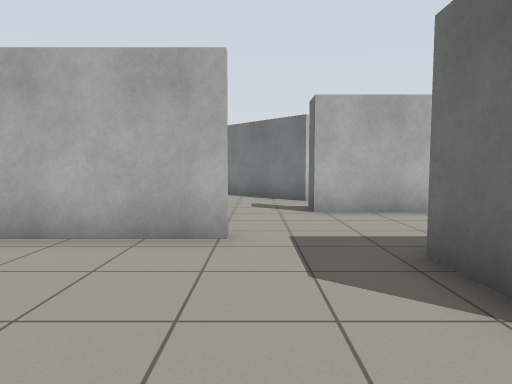
[1] (above)

16 first-person views from a walk through a robot-simulator world made for Gazebo. The camera is 0.94 m above the floor, tilts 4° down and sees 75° across. The floor is counted in squares, 1 m on a side. Each view is taken from the middle of a square. On the plan, view 1 faces up. The plan holds only what a view shows up to about 12 squares ahead; the rest is blank.

[2]
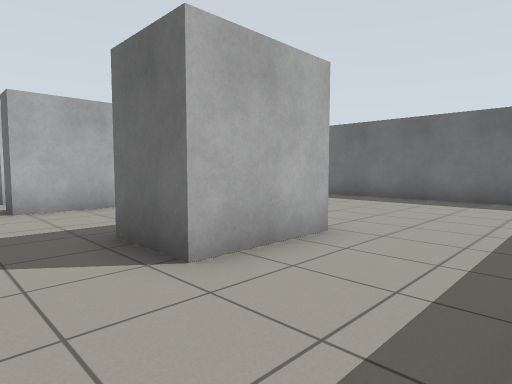

[3]
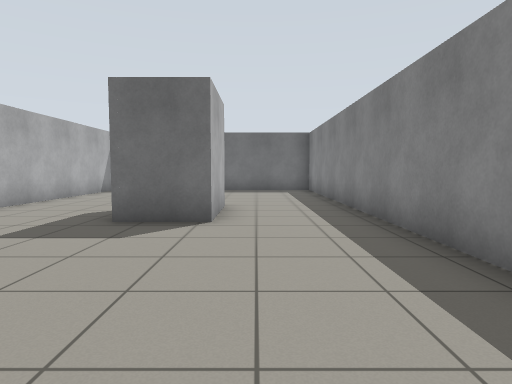

[4]
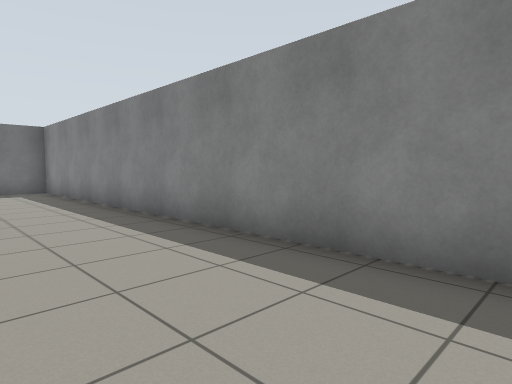

[5]
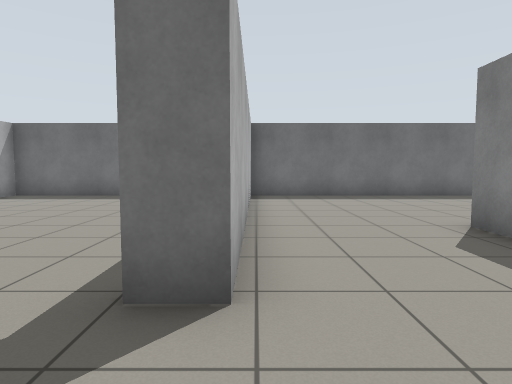

[6]
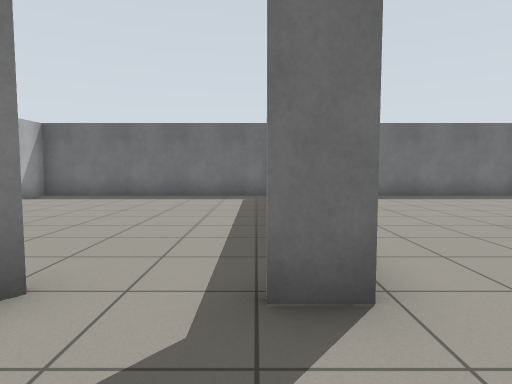

[7]
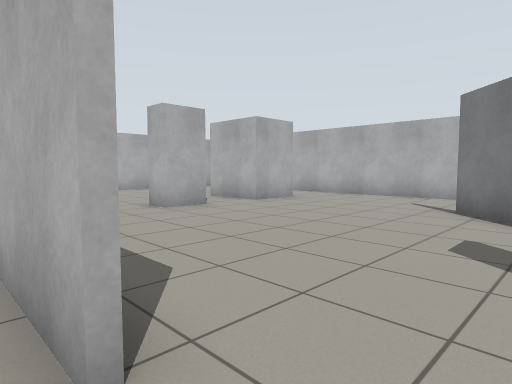

[8]
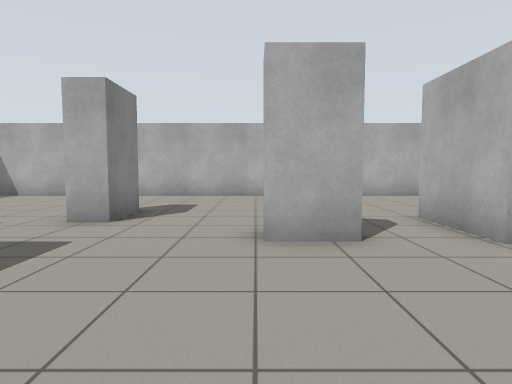

[9]
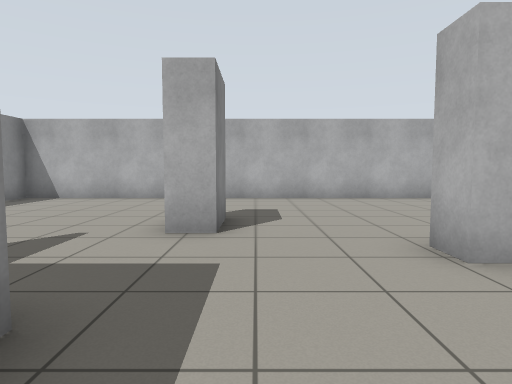

[10]
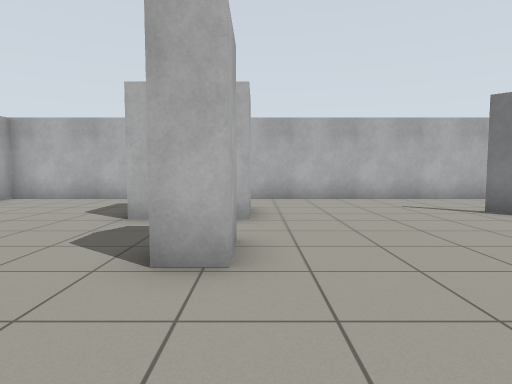

[11]
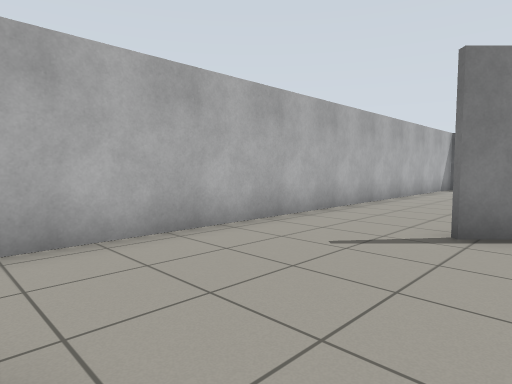

[12]
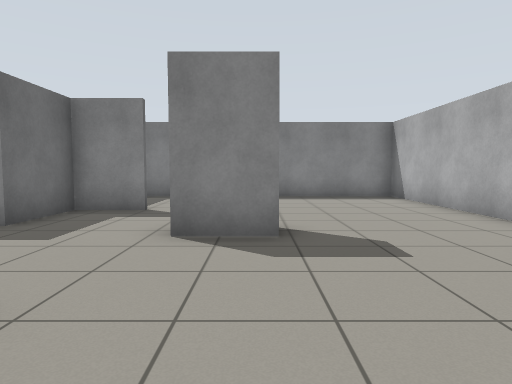

[13]
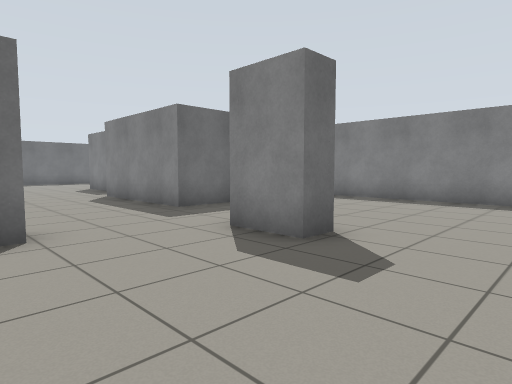

[14]
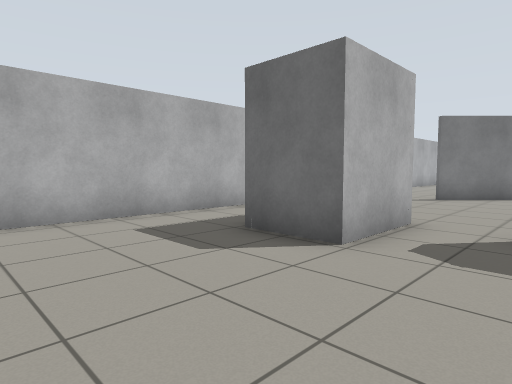

[15]
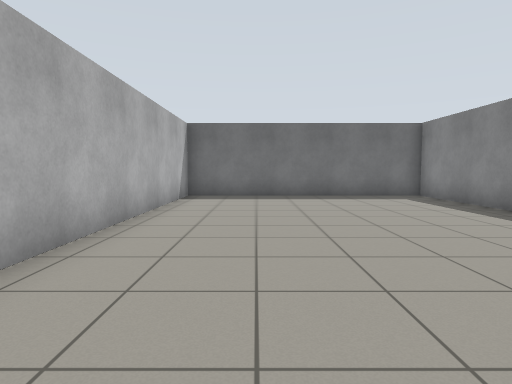

[16]
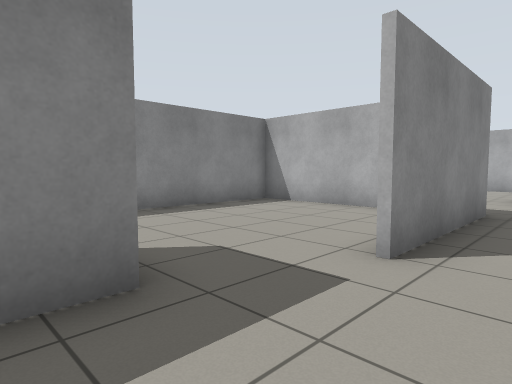

### Floor plan
Points are (right, up) in squares from view 1. A wall is a line through its corners. A room is listed if a view was taken in it or the views show most of it. See-through windows are left out.
Room 1 (views 1, 2, 3, 4, 7, 16)
walls: (4.4, 1.8) (1.8, 1.8) (1.8, 3.5) (4.4, 3.5); (-0.4, 4.4) (-3.5, 4.4); (-4.7, 2.5) (-4.7, -1.3) (9.8, -1.3); (10.6, -1) (10.6, 7); (9, 7.2) (1.3, 7.2)
ways out: opening at (0, 5.5) to room 2
Room 2 (views 5, 6, 8, 9, 10, 11, 12, 13, 14, 15)
walls: (-6.3, 9.4) (-6.3, 8.1) (-7.1, 8.1); (-6, 11.1) (-8.4, 11.1) (-8.4, 12.9); (-6.3, 12.9) (-6.3, 11.1); (1.5, 9.7) (-1.1, 12.2); (1.3, 7.2) (1.3, 8); (-4.9, 2.5) (-4.9, 4.6) (-0.4, 4.6); (-9.3, 4.6) (-9.3, 5.4) (-7.8, 5.4) (-7.8, 4.6); (-6.5, 2.5) (-4.7, 2.5); (6.4, 7.3) (10.5, 7.3); (10.6, 7) (10.6, 15.4) (-13.6, 15.4) (-13.6, -1.3) (-5.2, -1.3)
ways out: opening at (0, 5.5) to room 1

Positions as (right, up) in squares from view 1, and headings:
1: (0, 0), facing up
2: (0, -1), facing up-right
3: (-4, 1), facing right
4: (-4, 2), facing down-right
5: (-1, 7), facing right
6: (-1, 8), facing right
7: (1, 4), facing up-left
8: (-2, 8), facing left
9: (-3, 6), facing left
10: (-6, 5), facing up
11: (-6, 11), facing up-right
12: (-9, 10), facing down
13: (-12, 9), facing down-right
14: (-12, 9), facing up-right
15: (-1, 13), facing right
16: (3, 6), facing down-left
